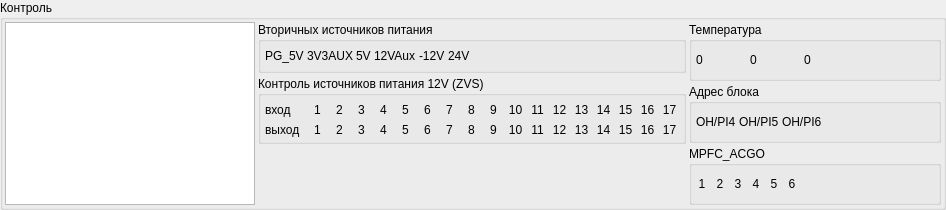
<?xml version="1.0" encoding="UTF-8"?>
<ui version="4.0">
 <class>MonitorWidget</class>
 <widget class="QWidget" name="MonitorWidget">
  <property name="geometry">
   <rect>
    <x>0</x>
    <y>0</y>
    <width>946</width>
    <height>210</height>
   </rect>
  </property>
  <property name="windowTitle">
   <string>Form</string>
  </property>
  <layout class="QVBoxLayout" name="verticalLayout_2">
   <property name="spacing">
    <number>3</number>
   </property>
   <property name="leftMargin">
    <number>0</number>
   </property>
   <property name="topMargin">
    <number>0</number>
   </property>
   <property name="rightMargin">
    <number>0</number>
   </property>
   <property name="bottomMargin">
    <number>0</number>
   </property>
   <item>
    <layout class="QVBoxLayout" name="verticalLayout">
     <item>
      <widget class="QGroupBox" name="groupBoxBlock">
       <property name="title">
        <string>Контроль</string>
       </property>
       <layout class="QHBoxLayout" name="horizontalLayout_5">
        <property name="spacing">
         <number>3</number>
        </property>
        <property name="leftMargin">
         <number>2</number>
        </property>
        <property name="topMargin">
         <number>2</number>
        </property>
        <property name="rightMargin">
         <number>2</number>
        </property>
        <property name="bottomMargin">
         <number>2</number>
        </property>
        <item>
         <layout class="QGridLayout" name="gridLayout" columnstretch="0,0,0,0">
          <item row="0" column="1">
           <layout class="QVBoxLayout" name="verticalLayout_6">
            <item>
             <widget class="QGroupBox" name="groupBox_SPS">
              <property name="toolTip">
               <string>&lt;html&gt;&lt;head/&gt;&lt;body&gt;&lt;p&gt;&lt;span style=&quot; font-size:12pt; font-weight:600; color:#000000;&quot;&gt;контроль вторичных источников питания&lt;/span&gt;&lt;/p&gt;&lt;/body&gt;&lt;/html&gt;</string>
              </property>
              <property name="title">
               <string>Вторичных источников питания</string>
              </property>
              <layout class="QHBoxLayout" name="horizontalLayout">
               <property name="spacing">
                <number>3</number>
               </property>
               <property name="leftMargin">
                <number>4</number>
               </property>
               <property name="topMargin">
                <number>4</number>
               </property>
               <property name="rightMargin">
                <number>4</number>
               </property>
               <property name="bottomMargin">
                <number>4</number>
               </property>
               <item>
                <widget class="LedLabel" name="label_PG_5V">
                 <property name="text">
                  <string>PG_5V</string>
                 </property>
                </widget>
               </item>
               <item>
                <widget class="LedLabel" name="label_3V3AUX">
                 <property name="text">
                  <string>3V3AUX</string>
                 </property>
                </widget>
               </item>
               <item>
                <widget class="LedLabel" name="label_5V">
                 <property name="text">
                  <string>5V</string>
                 </property>
                </widget>
               </item>
               <item>
                <widget class="LedLabel" name="label_12VAux">
                 <property name="text">
                  <string>12VAux</string>
                 </property>
                </widget>
               </item>
               <item>
                <widget class="LedLabel" name="label_minus_12V">
                 <property name="text">
                  <string>-12V</string>
                 </property>
                </widget>
               </item>
               <item>
                <widget class="LedLabel" name="label_24V">
                 <property name="text">
                  <string>24V</string>
                 </property>
                </widget>
               </item>
               <item>
                <spacer name="horizontalSpacer_2">
                 <property name="orientation">
                  <enum>Qt::Horizontal</enum>
                 </property>
                 <property name="sizeHint" stdset="0">
                  <size>
                   <width>40</width>
                   <height>20</height>
                  </size>
                 </property>
                </spacer>
               </item>
              </layout>
             </widget>
            </item>
            <item>
             <widget class="QGroupBox" name="groupBox_ZVS">
              <property name="title">
               <string>Контроль источников питания 12V (ZVS)</string>
              </property>
              <layout class="QVBoxLayout" name="verticalLayout_5">
               <property name="spacing">
                <number>3</number>
               </property>
               <property name="leftMargin">
                <number>4</number>
               </property>
               <property name="topMargin">
                <number>4</number>
               </property>
               <property name="rightMargin">
                <number>4</number>
               </property>
               <property name="bottomMargin">
                <number>4</number>
               </property>
               <item>
                <layout class="QGridLayout" name="gridLayout_2">
                 <item row="1" column="7">
                  <widget class="LedLabel" name="label_zvs_out_7">
                   <property name="minimumSize">
                    <size>
                     <width>19</width>
                     <height>0</height>
                    </size>
                   </property>
                   <property name="text">
                    <string>7</string>
                   </property>
                   <property name="alignment">
                    <set>Qt::AlignCenter</set>
                   </property>
                  </widget>
                 </item>
                 <item row="0" column="5">
                  <widget class="LedLabel" name="label_zvs_in_5">
                   <property name="minimumSize">
                    <size>
                     <width>19</width>
                     <height>0</height>
                    </size>
                   </property>
                   <property name="text">
                    <string>5</string>
                   </property>
                   <property name="alignment">
                    <set>Qt::AlignCenter</set>
                   </property>
                  </widget>
                 </item>
                 <item row="1" column="0">
                  <widget class="QLabel" name="label_2">
                   <property name="minimumSize">
                    <size>
                     <width>40</width>
                     <height>0</height>
                    </size>
                   </property>
                   <property name="text">
                    <string>выход</string>
                   </property>
                  </widget>
                 </item>
                 <item row="0" column="9">
                  <widget class="LedLabel" name="label_zvs_in_9">
                   <property name="minimumSize">
                    <size>
                     <width>19</width>
                     <height>0</height>
                    </size>
                   </property>
                   <property name="text">
                    <string>9</string>
                   </property>
                   <property name="alignment">
                    <set>Qt::AlignCenter</set>
                   </property>
                  </widget>
                 </item>
                 <item row="0" column="4">
                  <widget class="LedLabel" name="label_zvs_in_4">
                   <property name="minimumSize">
                    <size>
                     <width>19</width>
                     <height>0</height>
                    </size>
                   </property>
                   <property name="text">
                    <string>4</string>
                   </property>
                   <property name="alignment">
                    <set>Qt::AlignCenter</set>
                   </property>
                  </widget>
                 </item>
                 <item row="1" column="6">
                  <widget class="LedLabel" name="label_zvs_out_6">
                   <property name="minimumSize">
                    <size>
                     <width>19</width>
                     <height>0</height>
                    </size>
                   </property>
                   <property name="text">
                    <string>6</string>
                   </property>
                   <property name="alignment">
                    <set>Qt::AlignCenter</set>
                   </property>
                  </widget>
                 </item>
                 <item row="0" column="15">
                  <widget class="LedLabel" name="label_zvs_in_15">
                   <property name="minimumSize">
                    <size>
                     <width>19</width>
                     <height>0</height>
                    </size>
                   </property>
                   <property name="text">
                    <string>15</string>
                   </property>
                   <property name="alignment">
                    <set>Qt::AlignCenter</set>
                   </property>
                  </widget>
                 </item>
                 <item row="1" column="11">
                  <widget class="LedLabel" name="label_zvs_out_11">
                   <property name="minimumSize">
                    <size>
                     <width>19</width>
                     <height>0</height>
                    </size>
                   </property>
                   <property name="text">
                    <string>11</string>
                   </property>
                   <property name="alignment">
                    <set>Qt::AlignCenter</set>
                   </property>
                  </widget>
                 </item>
                 <item row="1" column="5">
                  <widget class="LedLabel" name="label_zvs_out_5">
                   <property name="minimumSize">
                    <size>
                     <width>19</width>
                     <height>0</height>
                    </size>
                   </property>
                   <property name="text">
                    <string>5</string>
                   </property>
                   <property name="alignment">
                    <set>Qt::AlignCenter</set>
                   </property>
                  </widget>
                 </item>
                 <item row="1" column="8">
                  <widget class="LedLabel" name="label_zvs_out_8">
                   <property name="minimumSize">
                    <size>
                     <width>19</width>
                     <height>0</height>
                    </size>
                   </property>
                   <property name="text">
                    <string>8</string>
                   </property>
                   <property name="alignment">
                    <set>Qt::AlignCenter</set>
                   </property>
                  </widget>
                 </item>
                 <item row="1" column="16">
                  <widget class="LedLabel" name="label_zvs_out_16">
                   <property name="minimumSize">
                    <size>
                     <width>19</width>
                     <height>0</height>
                    </size>
                   </property>
                   <property name="text">
                    <string>16</string>
                   </property>
                   <property name="alignment">
                    <set>Qt::AlignCenter</set>
                   </property>
                  </widget>
                 </item>
                 <item row="1" column="14">
                  <widget class="LedLabel" name="label_zvs_out_14">
                   <property name="minimumSize">
                    <size>
                     <width>19</width>
                     <height>0</height>
                    </size>
                   </property>
                   <property name="text">
                    <string>14</string>
                   </property>
                   <property name="alignment">
                    <set>Qt::AlignCenter</set>
                   </property>
                  </widget>
                 </item>
                 <item row="0" column="2">
                  <widget class="LedLabel" name="label_zvs_in_2">
                   <property name="minimumSize">
                    <size>
                     <width>19</width>
                     <height>0</height>
                    </size>
                   </property>
                   <property name="text">
                    <string>2</string>
                   </property>
                   <property name="alignment">
                    <set>Qt::AlignCenter</set>
                   </property>
                  </widget>
                 </item>
                 <item row="1" column="3">
                  <widget class="LedLabel" name="label_zvs_out_3">
                   <property name="minimumSize">
                    <size>
                     <width>19</width>
                     <height>0</height>
                    </size>
                   </property>
                   <property name="text">
                    <string>3</string>
                   </property>
                   <property name="alignment">
                    <set>Qt::AlignCenter</set>
                   </property>
                  </widget>
                 </item>
                 <item row="0" column="1">
                  <widget class="LedLabel" name="label_zvs_in_1">
                   <property name="minimumSize">
                    <size>
                     <width>19</width>
                     <height>0</height>
                    </size>
                   </property>
                   <property name="text">
                    <string>1</string>
                   </property>
                   <property name="alignment">
                    <set>Qt::AlignCenter</set>
                   </property>
                  </widget>
                 </item>
                 <item row="0" column="18">
                  <spacer name="horizontalSpacer">
                   <property name="orientation">
                    <enum>Qt::Horizontal</enum>
                   </property>
                   <property name="sizeHint" stdset="0">
                    <size>
                     <width>40</width>
                     <height>20</height>
                    </size>
                   </property>
                  </spacer>
                 </item>
                 <item row="0" column="12">
                  <widget class="LedLabel" name="label_zvs_in_12">
                   <property name="minimumSize">
                    <size>
                     <width>19</width>
                     <height>0</height>
                    </size>
                   </property>
                   <property name="text">
                    <string>12</string>
                   </property>
                   <property name="alignment">
                    <set>Qt::AlignCenter</set>
                   </property>
                  </widget>
                 </item>
                 <item row="1" column="13">
                  <widget class="LedLabel" name="label_zvs_out_13">
                   <property name="minimumSize">
                    <size>
                     <width>19</width>
                     <height>0</height>
                    </size>
                   </property>
                   <property name="text">
                    <string>13</string>
                   </property>
                   <property name="alignment">
                    <set>Qt::AlignCenter</set>
                   </property>
                  </widget>
                 </item>
                 <item row="1" column="17">
                  <widget class="LedLabel" name="label_zvs_out_17">
                   <property name="minimumSize">
                    <size>
                     <width>19</width>
                     <height>0</height>
                    </size>
                   </property>
                   <property name="text">
                    <string>17</string>
                   </property>
                   <property name="alignment">
                    <set>Qt::AlignCenter</set>
                   </property>
                  </widget>
                 </item>
                 <item row="0" column="10">
                  <widget class="LedLabel" name="label_zvs_in_10">
                   <property name="minimumSize">
                    <size>
                     <width>19</width>
                     <height>0</height>
                    </size>
                   </property>
                   <property name="text">
                    <string>10</string>
                   </property>
                   <property name="alignment">
                    <set>Qt::AlignCenter</set>
                   </property>
                  </widget>
                 </item>
                 <item row="1" column="15">
                  <widget class="LedLabel" name="label_zvs_out_15">
                   <property name="minimumSize">
                    <size>
                     <width>19</width>
                     <height>0</height>
                    </size>
                   </property>
                   <property name="text">
                    <string>15</string>
                   </property>
                   <property name="alignment">
                    <set>Qt::AlignCenter</set>
                   </property>
                  </widget>
                 </item>
                 <item row="1" column="10">
                  <widget class="LedLabel" name="label_zvs_out_10">
                   <property name="minimumSize">
                    <size>
                     <width>19</width>
                     <height>0</height>
                    </size>
                   </property>
                   <property name="text">
                    <string>10</string>
                   </property>
                   <property name="alignment">
                    <set>Qt::AlignCenter</set>
                   </property>
                  </widget>
                 </item>
                 <item row="1" column="4">
                  <widget class="LedLabel" name="label_zvs_out_4">
                   <property name="minimumSize">
                    <size>
                     <width>19</width>
                     <height>0</height>
                    </size>
                   </property>
                   <property name="text">
                    <string>4</string>
                   </property>
                   <property name="alignment">
                    <set>Qt::AlignCenter</set>
                   </property>
                  </widget>
                 </item>
                 <item row="0" column="17">
                  <widget class="LedLabel" name="label_zvs_in_17">
                   <property name="minimumSize">
                    <size>
                     <width>19</width>
                     <height>0</height>
                    </size>
                   </property>
                   <property name="text">
                    <string>17</string>
                   </property>
                   <property name="alignment">
                    <set>Qt::AlignCenter</set>
                   </property>
                  </widget>
                 </item>
                 <item row="1" column="12">
                  <widget class="LedLabel" name="label_zvs_out_12">
                   <property name="minimumSize">
                    <size>
                     <width>19</width>
                     <height>0</height>
                    </size>
                   </property>
                   <property name="text">
                    <string>12</string>
                   </property>
                   <property name="alignment">
                    <set>Qt::AlignCenter</set>
                   </property>
                  </widget>
                 </item>
                 <item row="0" column="13">
                  <widget class="LedLabel" name="label_zvs_in_13">
                   <property name="minimumSize">
                    <size>
                     <width>19</width>
                     <height>0</height>
                    </size>
                   </property>
                   <property name="text">
                    <string>13</string>
                   </property>
                   <property name="alignment">
                    <set>Qt::AlignCenter</set>
                   </property>
                  </widget>
                 </item>
                 <item row="0" column="11">
                  <widget class="LedLabel" name="label_zvs_in_11">
                   <property name="minimumSize">
                    <size>
                     <width>19</width>
                     <height>0</height>
                    </size>
                   </property>
                   <property name="text">
                    <string>11</string>
                   </property>
                   <property name="alignment">
                    <set>Qt::AlignCenter</set>
                   </property>
                  </widget>
                 </item>
                 <item row="0" column="14">
                  <widget class="LedLabel" name="label_zvs_in_14">
                   <property name="minimumSize">
                    <size>
                     <width>19</width>
                     <height>0</height>
                    </size>
                   </property>
                   <property name="text">
                    <string>14</string>
                   </property>
                   <property name="alignment">
                    <set>Qt::AlignCenter</set>
                   </property>
                  </widget>
                 </item>
                 <item row="0" column="3">
                  <widget class="LedLabel" name="label_zvs_in_3">
                   <property name="minimumSize">
                    <size>
                     <width>19</width>
                     <height>0</height>
                    </size>
                   </property>
                   <property name="text">
                    <string>3</string>
                   </property>
                   <property name="alignment">
                    <set>Qt::AlignCenter</set>
                   </property>
                  </widget>
                 </item>
                 <item row="1" column="1">
                  <widget class="LedLabel" name="label_zvs_out_1">
                   <property name="minimumSize">
                    <size>
                     <width>19</width>
                     <height>0</height>
                    </size>
                   </property>
                   <property name="text">
                    <string>1</string>
                   </property>
                   <property name="alignment">
                    <set>Qt::AlignCenter</set>
                   </property>
                  </widget>
                 </item>
                 <item row="0" column="16">
                  <widget class="LedLabel" name="label_zvs_in_16">
                   <property name="minimumSize">
                    <size>
                     <width>19</width>
                     <height>0</height>
                    </size>
                   </property>
                   <property name="text">
                    <string>16</string>
                   </property>
                   <property name="alignment">
                    <set>Qt::AlignCenter</set>
                   </property>
                  </widget>
                 </item>
                 <item row="0" column="8">
                  <widget class="LedLabel" name="label_zvs_in_8">
                   <property name="minimumSize">
                    <size>
                     <width>19</width>
                     <height>0</height>
                    </size>
                   </property>
                   <property name="text">
                    <string>8</string>
                   </property>
                   <property name="alignment">
                    <set>Qt::AlignCenter</set>
                   </property>
                  </widget>
                 </item>
                 <item row="0" column="6">
                  <widget class="LedLabel" name="label_zvs_in_6">
                   <property name="minimumSize">
                    <size>
                     <width>19</width>
                     <height>0</height>
                    </size>
                   </property>
                   <property name="text">
                    <string>6</string>
                   </property>
                   <property name="alignment">
                    <set>Qt::AlignCenter</set>
                   </property>
                  </widget>
                 </item>
                 <item row="0" column="7">
                  <widget class="LedLabel" name="label_zvs_in_7">
                   <property name="minimumSize">
                    <size>
                     <width>19</width>
                     <height>0</height>
                    </size>
                   </property>
                   <property name="text">
                    <string>7</string>
                   </property>
                   <property name="alignment">
                    <set>Qt::AlignCenter</set>
                   </property>
                  </widget>
                 </item>
                 <item row="1" column="2">
                  <widget class="LedLabel" name="label_zvs_out_2">
                   <property name="minimumSize">
                    <size>
                     <width>19</width>
                     <height>0</height>
                    </size>
                   </property>
                   <property name="text">
                    <string>2</string>
                   </property>
                   <property name="alignment">
                    <set>Qt::AlignCenter</set>
                   </property>
                  </widget>
                 </item>
                 <item row="1" column="9">
                  <widget class="LedLabel" name="label_zvs_out_9">
                   <property name="minimumSize">
                    <size>
                     <width>19</width>
                     <height>0</height>
                    </size>
                   </property>
                   <property name="text">
                    <string>9</string>
                   </property>
                   <property name="alignment">
                    <set>Qt::AlignCenter</set>
                   </property>
                  </widget>
                 </item>
                 <item row="0" column="0">
                  <widget class="QLabel" name="label">
                   <property name="minimumSize">
                    <size>
                     <width>40</width>
                     <height>0</height>
                    </size>
                   </property>
                   <property name="text">
                    <string>вход</string>
                   </property>
                  </widget>
                 </item>
                </layout>
               </item>
              </layout>
             </widget>
            </item>
            <item>
             <spacer name="verticalSpacer_4">
              <property name="orientation">
               <enum>Qt::Vertical</enum>
              </property>
              <property name="sizeHint" stdset="0">
               <size>
                <width>20</width>
                <height>40</height>
               </size>
              </property>
             </spacer>
            </item>
           </layout>
          </item>
          <item row="0" column="3">
           <layout class="QVBoxLayout" name="verticalLayout_8">
            <item>
             <widget class="QGroupBox" name="groupBox_Temp">
              <property name="title">
               <string>Температура</string>
              </property>
              <layout class="QHBoxLayout" name="horizontalLayout_3">
               <property name="spacing">
                <number>3</number>
               </property>
               <property name="leftMargin">
                <number>4</number>
               </property>
               <property name="topMargin">
                <number>4</number>
               </property>
               <property name="rightMargin">
                <number>4</number>
               </property>
               <property name="bottomMargin">
                <number>4</number>
               </property>
               <item>
                <widget class="LedLabel" name="label_temp_OC">
                 <property name="minimumSize">
                  <size>
                   <width>51</width>
                   <height>0</height>
                  </size>
                 </property>
                 <property name="text">
                  <string>0</string>
                 </property>
                </widget>
               </item>
               <item>
                <widget class="LedLabel" name="label_temp_D14">
                 <property name="minimumSize">
                  <size>
                   <width>51</width>
                   <height>0</height>
                  </size>
                 </property>
                 <property name="text">
                  <string>0</string>
                 </property>
                </widget>
               </item>
               <item>
                <widget class="LedLabel" name="label_temp_D15">
                 <property name="minimumSize">
                  <size>
                   <width>51</width>
                   <height>0</height>
                  </size>
                 </property>
                 <property name="text">
                  <string>0</string>
                 </property>
                </widget>
               </item>
               <item>
                <spacer name="horizontalSpacer_6">
                 <property name="orientation">
                  <enum>Qt::Horizontal</enum>
                 </property>
                 <property name="sizeHint" stdset="0">
                  <size>
                   <width>40</width>
                   <height>20</height>
                  </size>
                 </property>
                </spacer>
               </item>
              </layout>
             </widget>
            </item>
            <item>
             <widget class="QGroupBox" name="groupBox_BlockAddress">
              <property name="title">
               <string>Адрес блока</string>
              </property>
              <layout class="QHBoxLayout" name="horizontalLayout_4">
               <property name="spacing">
                <number>3</number>
               </property>
               <property name="leftMargin">
                <number>4</number>
               </property>
               <property name="topMargin">
                <number>4</number>
               </property>
               <property name="rightMargin">
                <number>4</number>
               </property>
               <property name="bottomMargin">
                <number>4</number>
               </property>
               <item>
                <widget class="LedLabel" name="label_BlockAddress_OH_PI4">
                 <property name="text">
                  <string>OH/PI4</string>
                 </property>
                </widget>
               </item>
               <item>
                <widget class="LedLabel" name="label_BlockAddress_OH_PI5">
                 <property name="text">
                  <string>OH/PI5</string>
                 </property>
                </widget>
               </item>
               <item>
                <widget class="LedLabel" name="label_BlockAddress_OH_PI6">
                 <property name="text">
                  <string>OH/PI6</string>
                 </property>
                </widget>
               </item>
               <item>
                <spacer name="horizontalSpacer_4">
                 <property name="orientation">
                  <enum>Qt::Horizontal</enum>
                 </property>
                 <property name="sizeHint" stdset="0">
                  <size>
                   <width>436</width>
                   <height>17</height>
                  </size>
                 </property>
                </spacer>
               </item>
              </layout>
             </widget>
            </item>
            <item>
             <widget class="QGroupBox" name="groupBox_MPFC_ACGO">
              <property name="toolTip">
               <string>контроль корректоров коэффициента мощности</string>
              </property>
              <property name="title">
               <string>MPFC_ACGO</string>
              </property>
              <layout class="QHBoxLayout" name="horizontalLayout_2">
               <property name="leftMargin">
                <number>4</number>
               </property>
               <property name="topMargin">
                <number>4</number>
               </property>
               <property name="rightMargin">
                <number>4</number>
               </property>
               <property name="bottomMargin">
                <number>4</number>
               </property>
               <item>
                <widget class="LedLabel" name="label_MPFC_ACGO_1">
                 <property name="minimumSize">
                  <size>
                   <width>12</width>
                   <height>0</height>
                  </size>
                 </property>
                 <property name="text">
                  <string>1</string>
                 </property>
                 <property name="alignment">
                  <set>Qt::AlignCenter</set>
                 </property>
                </widget>
               </item>
               <item>
                <widget class="LedLabel" name="label_MPFC_ACGO_2">
                 <property name="minimumSize">
                  <size>
                   <width>12</width>
                   <height>0</height>
                  </size>
                 </property>
                 <property name="text">
                  <string>2</string>
                 </property>
                 <property name="alignment">
                  <set>Qt::AlignCenter</set>
                 </property>
                </widget>
               </item>
               <item>
                <widget class="LedLabel" name="label_MPFC_ACGO_3">
                 <property name="minimumSize">
                  <size>
                   <width>12</width>
                   <height>0</height>
                  </size>
                 </property>
                 <property name="text">
                  <string>3</string>
                 </property>
                 <property name="alignment">
                  <set>Qt::AlignCenter</set>
                 </property>
                </widget>
               </item>
               <item>
                <widget class="LedLabel" name="label_MPFC_ACGO_4">
                 <property name="minimumSize">
                  <size>
                   <width>12</width>
                   <height>0</height>
                  </size>
                 </property>
                 <property name="text">
                  <string>4</string>
                 </property>
                 <property name="alignment">
                  <set>Qt::AlignCenter</set>
                 </property>
                </widget>
               </item>
               <item>
                <widget class="LedLabel" name="label_MPFC_ACGO_5">
                 <property name="minimumSize">
                  <size>
                   <width>12</width>
                   <height>0</height>
                  </size>
                 </property>
                 <property name="text">
                  <string>5</string>
                 </property>
                 <property name="alignment">
                  <set>Qt::AlignCenter</set>
                 </property>
                </widget>
               </item>
               <item>
                <widget class="LedLabel" name="label_MPFC_ACGO_6">
                 <property name="minimumSize">
                  <size>
                   <width>12</width>
                   <height>0</height>
                  </size>
                 </property>
                 <property name="text">
                  <string>6</string>
                 </property>
                 <property name="alignment">
                  <set>Qt::AlignCenter</set>
                 </property>
                </widget>
               </item>
               <item>
                <spacer name="horizontalSpacer_5">
                 <property name="orientation">
                  <enum>Qt::Horizontal</enum>
                 </property>
                 <property name="sizeHint" stdset="0">
                  <size>
                   <width>129</width>
                   <height>20</height>
                  </size>
                 </property>
                </spacer>
               </item>
              </layout>
             </widget>
            </item>
           </layout>
          </item>
          <item row="0" column="0">
           <widget class="TableStates" name="tableWidgetBCM">
            <property name="minimumSize">
             <size>
              <width>250</width>
              <height>120</height>
             </size>
            </property>
           </widget>
          </item>
         </layout>
        </item>
        <item>
         <spacer name="horizontalSpacer_3">
          <property name="orientation">
           <enum>Qt::Horizontal</enum>
          </property>
          <property name="sizeHint" stdset="0">
           <size>
            <width>40</width>
            <height>20</height>
           </size>
          </property>
         </spacer>
        </item>
       </layout>
      </widget>
     </item>
    </layout>
   </item>
  </layout>
 </widget>
 <customwidgets>
  <customwidget>
   <class>LedLabel</class>
   <extends>QLabel</extends>
   <header location="global">../gui-lib/component/ledlabel.h</header>
  </customwidget>
  <customwidget>
   <class>TableStates</class>
   <extends>QTableWidget</extends>
   <header location="global">../gui-lib/widgets/tablestates.h</header>
  </customwidget>
 </customwidgets>
 <resources/>
 <connections/>
</ui>
